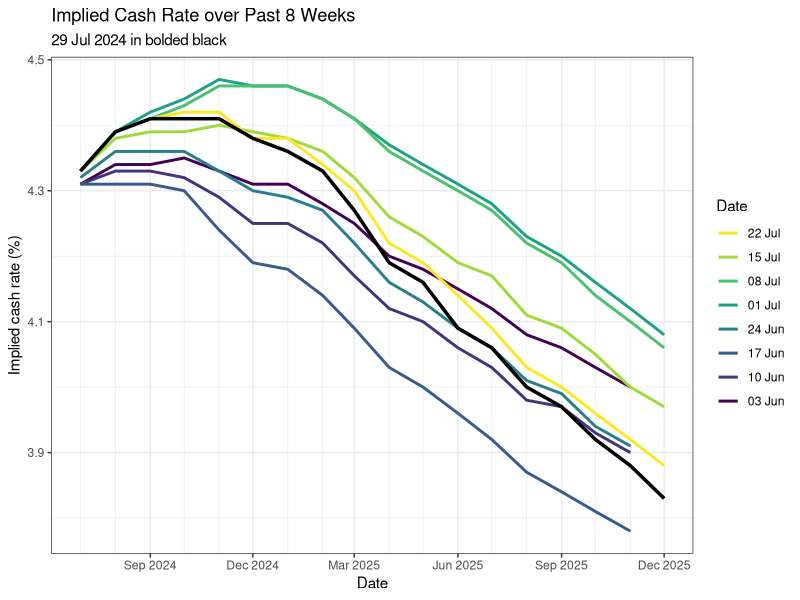
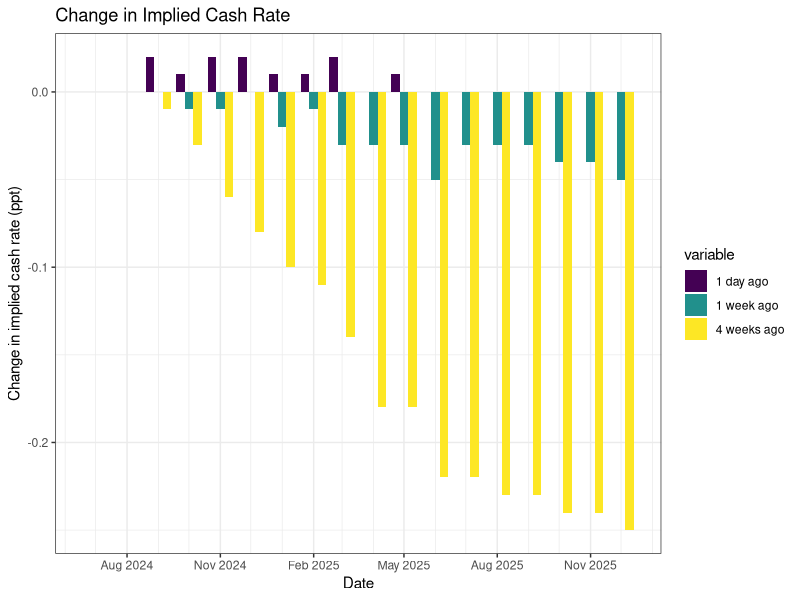

Reproduce these figures in R, in order.
## ---- chunk 1
knitr::opts_chunk$set(
  collapse = TRUE,
  comment = "#>",
  fig.path = "man/figures/README-",
  out.width = "100%"
)

library(data.table)
library(ggplot2)
## ---- chunk 2
all_data <- fread("combined-data/all_data.csv", colClasses = c("Date", "numeric", "Date"))

print(str(all_data))

# We can't graph all the days because it is far too messy now
# So grab a weekly sequence of data
past_seq <- seq.Date(max(all_data$scrape_date) - 7*8, max(all_data$scrape_date) - 1, by = "1 week")

ggplot() +
  geom_line(aes(x = date, y = cash_rate, colour = factor(scrape_date)), size = 1, data = all_data[scrape_date %in% past_seq]) +
  geom_line(aes(x = date, y = cash_rate), colour = "black", size = 1.2, data = all_data[scrape_date == max(scrape_date)]) +
  labs(
    title = "Implied Cash Rate over Past 8 Weeks", 
    subtitle = paste0(format(max(all_data$scrape_date), "%d %b %Y"), " in bolded black"),
    x = "Date", y = "Implied cash rate (%)", colour = "Date") +
  scale_x_date(date_labels = "%b %Y", date_breaks = "3 months", date_minor_breaks = "1 month") +
  scale_colour_viridis_d(labels = function(x) format(as.Date(x), "%d %b"), guide = guide_legend(reverse = TRUE)) +
  theme_bw()

## ---- chunk 3
# Graph the change in the implied cash rate between the past 2 days, past week and past 4 weeks

change_data <- all_data[scrape_date %in% c(max(scrape_date), max(scrape_date) - 1, max(scrape_date) - 7, max(scrape_date) - 28)]

change_data <- dcast(change_data, date ~ scrape_date, value.var = "cash_rate")
setnames(change_data, new = c("date", "4 weeks ago", "1 week ago", "1 day ago", "today"))
cols <- c("4 weeks ago", "1 week ago", "1 day ago")
change_data[, (cols) := lapply(.SD, function(x) today - x), .SDcols = cols]
change_data[, today := NULL]
change_data <- melt(change_data, id.vars = "date")
change_data[, variable := ordered(variable, c("1 day ago", "1 week ago", "4 weeks ago"))]

ggplot(change_data, aes(x = date, y = value, fill = variable)) +
  geom_col(position = "dodge") +
  labs(title = "Change in Implied Cash Rate",
       x = "Date", y = "Change in implied cash rate (ppt)") +
  scale_x_date(date_labels = "%b %Y", date_breaks = "3 months", date_minor_breaks = "1 month") +
  theme_bw()

